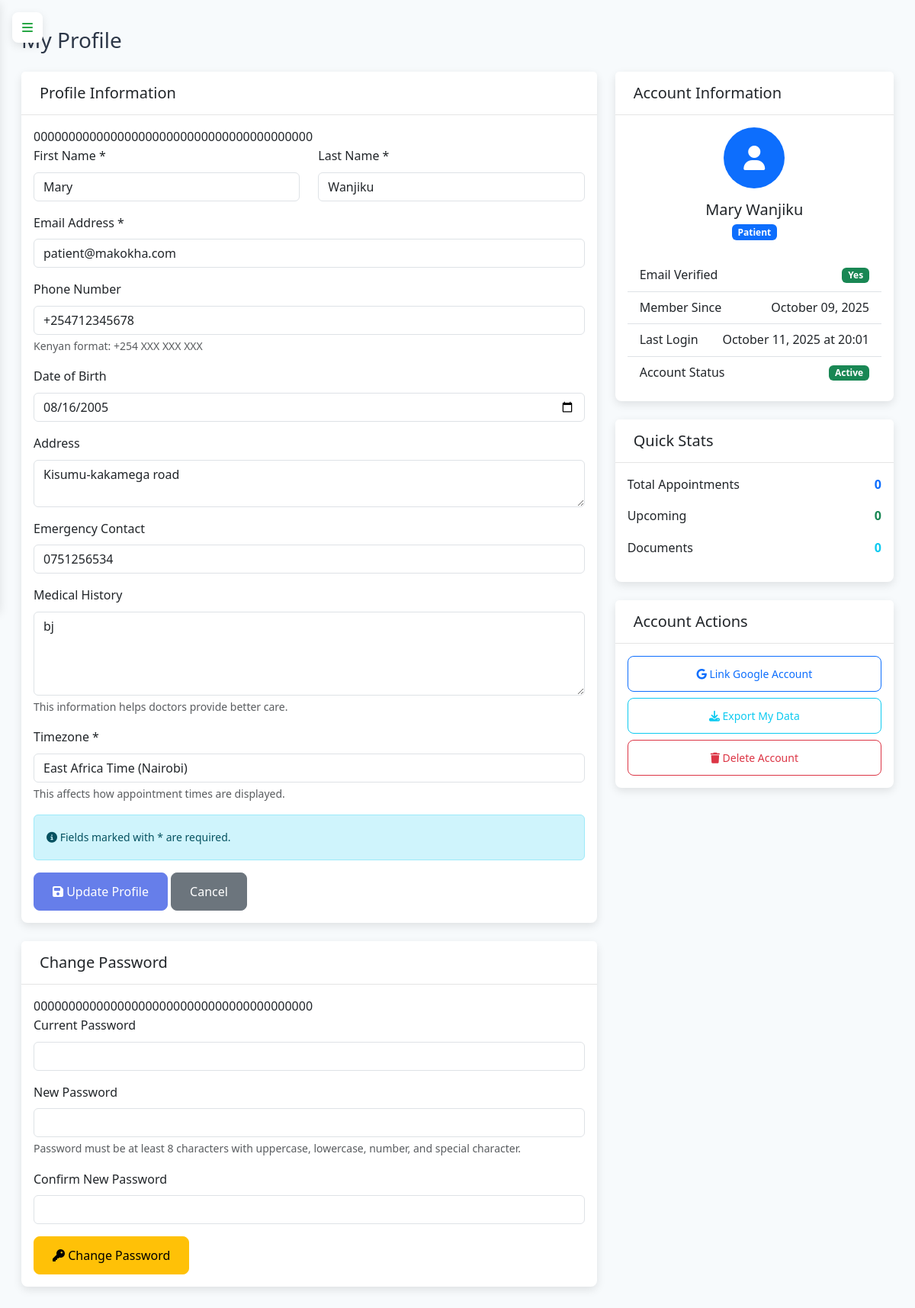
Before: /profile (signed in) with the older database file.
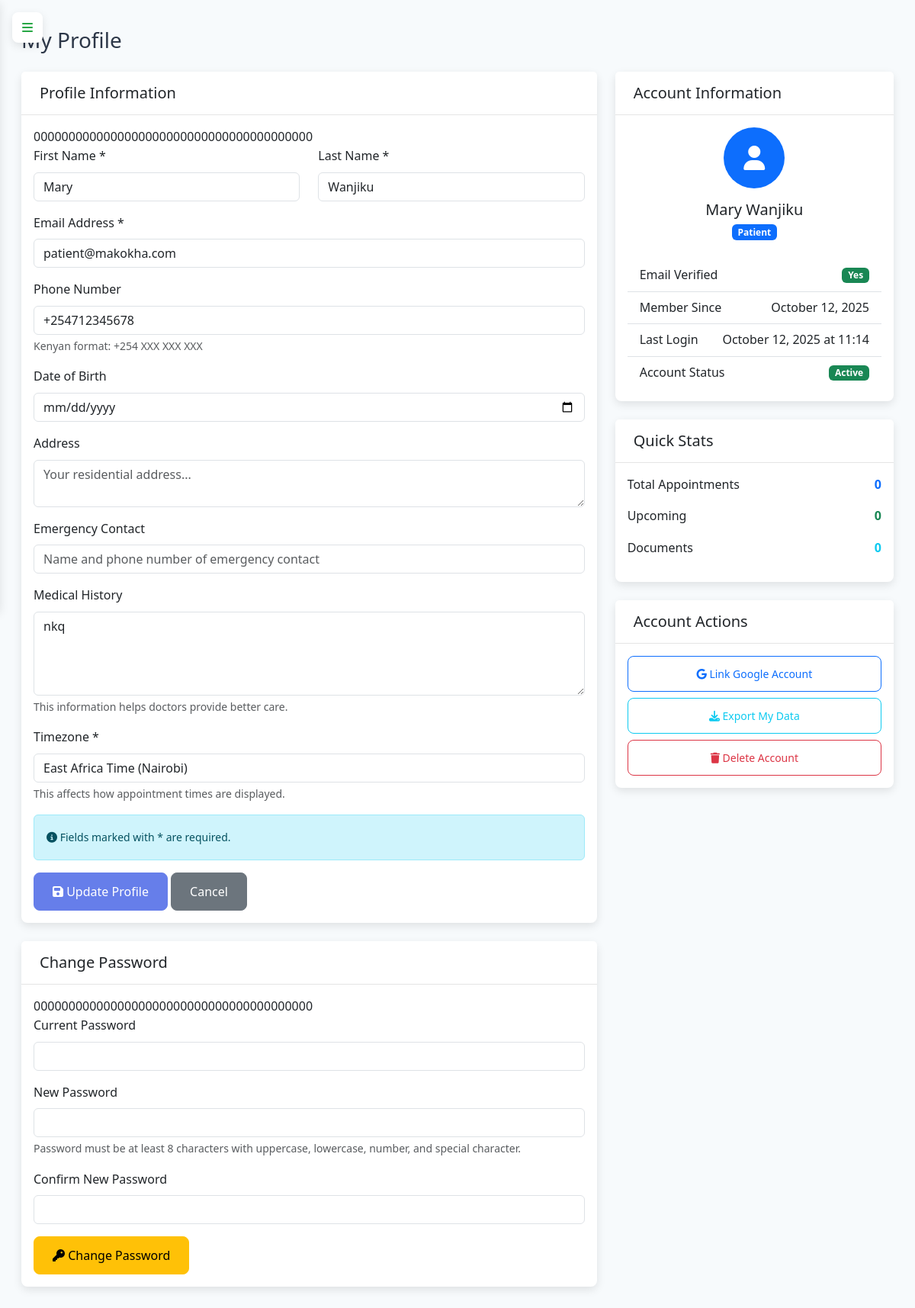
After: the same page with the newer database file.
### app.py (models this page shows, shortened)
class Patient(db.Model):
    id = db.Column(db.Integer, primary_key=True)
    user_id = db.Column(db.Integer, db.ForeignKey('user.id', ondelete='CASCADE'), nullable=False)
    first_name = db.Column(db.String(50), nullable=False)
    last_name = db.Column(db.String(50), nullable=False)
    phone = db.Column(db.String(20))
    date_of_birth = db.Column(db.Date)
    address = db.Column(db.Text)
    emergency_contact = db.Column(db.String(100))
    medical_history = db.Column(db.Text)
    appointments = db.relationship('Appointment', backref='patient', lazy=True, cascade='all, delete-orphan')
    documents = db.relationship('PatientDocument', backref='patient', lazy=True, cascade='all, delete-orphan')

class User(UserMixin, db.Model):
    id = db.Column(db.Integer, primary_key=True)
    username = db.Column(db.String(80), unique=True, nullable=True)
    email = db.Column(db.String(120), unique=True, nullable=False)
    password_hash = db.Column(db.String(128), nullable=True)
    google_id = db.Column(db.String(100), unique=True, nullable=True)
    role = db.Column(db.String(20), nullable=False)
    created_at = db.Column(db.DateTime, default=db.func.current_timestamp())  # FIXED
    last_login = db.Column(db.DateTime)
    login_attempts = db.Column(db.Integer, default=0)
    account_locked_until = db.Column(db.DateTime)
    timezone = db.Column(db.String(50), default='UTC')
    patient_profile = db.relationship('Patient', backref='user', uselist=False, cascade='all, delete-orphan')
    doctor_profile = db.relationship('Doctor', backref='user', uselist=False, cascade='all, delete-orphan')

### app.py (the view)
@app.route('/profile')
@login_required
def profile():
    try:
        if current_user.role == 'patient':
            profile_data = current_user.patient_profile
        elif current_user.role == 'doctor':
            profile_data = current_user.doctor_profile
        else:  # admin
            profile_data = None
        return render_template('profile.html',
                             profile_data=profile_data,
                             current_user=current_user)
    except Exception as e:
        app.logger.error(f"Error loading profile: {str(e)}")
        flash('Error loading profile', 'error')
        return redirect(url_for('patient_dashboard' if current_user.role == 'patient' else 'doctor_dashboard'))

### templates/profile.html (shortened to what this page needs)
{% extends "base.html" %}
{% block content %}
<div class="container-fluid">
    <div class="row">
        <div class="col-12">
            <div class="d-flex justify-content-between align-items-center mb-4">
                <h1 class="h3 mb-0">My Profile</h1>
            </div>
        </div>
    </div>
    <div class="row">
        <div class="col-md-8">
            <div class="card">
                <div class="card-header">
                    <h5 class="card-title mb-0">Profile Information</h5>
                </div>
                <div class="card-body">
                    <form method="POST" action="{{ url_for('update_profile') }}">
                        {{ csrf_token() }}
                        <div class="row">
                            <div class="col-md-6">
                                <div class="mb-3">
                                    <label for="first_name" class="form-label">First Name *</label>
                                    <input type="text" class="form-control" id="first_name" name="first_name"
                                           value="{{ profile_data.first_name if profile_data else '' }}" required>
                                </div>
                            </div>
                            <div class="col-md-6">
                                <div class="mb-3">
                                    <label for="last_name" class="form-label">Last Name *</label>
                                    <input type="text" class="form-control" id="last_name" name="last_name"
                                           value="{{ profile_data.last_name if profile_data else '' }}" required>
                                </div>
                            </div>
                        </div>
                        <div class="mb-3">
                            <label for="email" class="form-label">Email Address *</label>
                            <input type="email" class="form-control" id="email" name="email"
                                   value="{{ current_user.email }}" required>
                        </div>
                        <div class="mb-3">
                            <label for="phone" class="form-label">Phone Number</label>
                            <input type="tel" class="form-control" id="phone" name="phone"
                                   value="{{ profile_data.phone if profile_data and profile_data.phone else '' }}"
                                   placeholder="+254 700 000 000">
                            <div class="form-text">Kenyan format: +254 XXX XXX XXX</div>
                        </div>
                        {% if current_user.role == 'patient' and profile_data %}
                        <div class="mb-3">
                            <label for="date_of_birth" class="form-label">Date of Birth</label>
                            <input type="date" class="form-control" id="date_of_birth" name="date_of_birth"
                                   value="{{ profile_data.date_of_birth if profile_data.date_of_birth else '' }}"
                                   max="{{ current_date if current_date else '' }}">
                        </div>
                        <div class="mb-3">
                            <label for="address" class="form-label">Address</label>
                            <textarea class="form-control" id="address" name="address" rows="2"
                                      placeholder="Your residential address...">{{ profile_data.address if profile_data.address else '' }}</textarea>
                        </div>
                        <div class="mb-3">
                            <label for="emergency_contact" class="form-label">Emergency Contact</label>
                            <input type="text" class="form-control" id="emergency_contact" name="emergency_contact"
                                   value="{{ profile_data.emergency_contact if profile_data.emergency_contact else '' }}"
                                   placeholder="Name and phone number of emergency contact">
                        </div>
                        <div class="mb-3">
                            <label for="medical_history" class="form-label">Medical History</label>
                            <textarea class="form-control" id="medical_history" name="medical_history" rows="4"
                                      placeholder="Any pre-existing conditions, allergies, medications, or relevant medical history...">{{ profile_data.medical_history if profile_data.medical_history else '' }}</textarea>
                            <div class="form-text">This information helps doctors provide better care.</div>
                        </div>
                        {% endif %}
                        <div class="mb-3">
                            <label for="timezone" class="form-label">Timezone *</label>
                            <select class="form-control" id="timezone" name="timezone" required>
                                <option value="Africa/Nairobi" {% if current_user.timezone == 'Africa/Nairobi' %}selected{% endif %}>East Africa Time (Nairobi)</option>
                            </select>
                            <div class="form-text">This affects how appointment times are displayed.</div>
                        </div>
                        <div class="alert alert-info">
                            <small>
                                <i class="fas fa-info-circle"></i>
                                Fields marked with * are required.
                            </small>
                        </div>
                        <button type="submit" class="btn btn-primary">
                            <i class="fas fa-save"></i> Update Profile
                        </button>
                        <a href="{{ url_for('profile') }}" class="btn btn-secondary">Cancel</a>
                    </form>
                </div>
            </div>
            <div class="card mt-4">
                <div class="card-header">
                    <h5 class="card-title mb-0">Change Password</h5>
                </div>
                <div class="card-body">
                    <form method="POST" action="{{ url_for('update_profile') }}">
                        {{ csrf_token() }}
                        <div class="mb-3">
                            <label for="current_password" class="form-label">Current Password</label>
                            <input type="password" class="form-control" id="current_password" name="current_password">
                        </div>
                        <div class="mb-3">
                            <label for="new_password" class="form-label">New Password</label>
                            <input type="password" class="form-control" id="new_password" name="new_password">
                            <div class="form-text">
                                Password must be at least 8 characters with uppercase, lowercase, number, and special character.
                            </div>
                        </div>
                        <div class="mb-3">
                            <label for="confirm_password" class="form-label">Confirm New Password</label>
                            <input type="password" class="form-control" id="confirm_password" name="confirm_password">
                        </div>
                        <button type="submit" class="btn btn-warning">
                            <i class="fas fa-key"></i> Change Password
                        </button>
                    </form>
                </div>
            </div>
        </div>
        <div class="col-md-4">
            <div class="card">
                <div class="card-header">
                    <h5 class="card-title mb-0">Account Information</h5>
                </div>
                <div class="card-body">
                    <div class="text-center mb-4">
                        <div class="bg-primary rounded-circle d-flex align-items-center justify-content-center mx-auto"
                             style="width: 80px; height: 80px;">
                            <i class="fas fa-user fa-2x text-white"></i>
                        </div>
                        <h5 class="mt-3 mb-1">
                            {% if current_user.role == 'patient' and profile_data %}
                                {{ profile_data.first_name }} {{ profile_data.last_name }}
                            {% elif current_user.role == 'doctor' and profile_data %}
                                Dr. {{ profile_data.first_name }} {{ profile_data.last_name }}
                            {% else %}
                                {{ current_user.username }}
                            {% endif %}
                        </h5>
                        <p class="text-muted">
                            <span class="badge
                                {% if current_user.role == 'admin' %}bg-danger
                                {% elif current_user.role == 'doctor' %}bg-success
                                {% else %}bg-primary{% endif %}">
                                {{ current_user.role|title }}
                            </span>
                        </p>
                    </div>
                    <div class="list-group list-group-flush">
                        <div class="list-group-item d-flex justify-content-between align-items-center">
                            <span>Email Verified</span>
                            <span class="badge bg-success">Yes</span>
                        </div>
                        <div class="list-group-item d-flex justify-content-between align-items-center">
                            <span>Member Since</span>
                            <span>{{ current_user.created_at.strftime('%B %d, %Y') if current_user.created_at else 'N/A' }}</span>
                        </div>
                        <div class="list-group-item d-flex justify-content-between align-items-center">
                            <span>Last Login</span>
                            <span>{{ current_user.last_login.strftime('%B %d, %Y at %H:%M') if current_user.last_login else 'Never' }}</span>
                        </div>
                        <div class="list-group-item d-flex justify-content-between align-items-center">
                            <span>Account Status</span>
                            <span class="badge bg-success">Active</span>
                        </div>
                    </div>
                </div>
            </div>
            <div class="card mt-4">
                <div class="card-header">
                    <h5 class="card-title mb-0">Quick Stats</h5>
                </div>
                <div class="card-body">
                    {% if current_user.role == 'patient' %}
                    <div class="d-flex justify-content-between align-items-center mb-3">
                        <span>Total Appointments</span>
                        <strong class="text-primary">{{ appointments_count if appointments_count else 0 }}</strong>
                    </div>
                    <div class="d-flex justify-content-between align-items-center mb-3">
                        <span>Upcoming</span>
                        <strong class="text-success">{{ upcoming_count if upcoming_count else 0 }}</strong>
                    </div>
                    <div class="d-flex justify-content-between align-items-center mb-3">
                        <span>Documents</span>
                        <strong class="text-info">{{ documents_count if documents_count else 0 }}</strong>
                    </div>
                    {% else %}
                    <div class="text-center text-muted">
                        <i class="fas fa-chart-bar fa-2x mb-2"></i>
                        <p>Admin statistics would be displayed here.</p>
                    </div>
                    {% endif %}
                </div>
            </div>
            <div class="card mt-4">
                <div class="card-header">
                    <h5 class="card-title mb-0">Account Actions</h5>
                </div>
                <div class="card-body">
                    <div class="d-grid gap-2">
                        {% if current_user.google_id %}
                        <a href="{{ url_for('google_revoke') }}" class="btn btn-outline-warning btn-sm">
                            <i class="fab fa-google"></i> Unlink Google Account
                        </a>
                        {% else %}
                        <a href="{{ url_for('google_login') }}" class="btn btn-outline-primary btn-sm">
                            <i class="fab fa-google"></i> Link Google Account
                        </a>
                        {% endif %}
                        <button class="btn btn-outline-info btn-sm" onclick="exportData()">
                            <i class="fas fa-download"></i> Export My Data
                        </button>
                        <button class="btn btn-outline-danger btn-sm" onclick="deleteAccount()">
                            <i class="fas fa-trash"></i> Delete Account
                        </button>
                    </div>
                </div>
            </div>
        </div>
    </div>
</div>
{% endblock %}

### templates/base.html (shortened to what this page needs)
<!DOCTYPE html>
<html lang="en">
<head>
    <link href="https://cdn.jsdelivr.net/npm/bootstrap@5.3.0/dist/css/bootstrap.min.css" rel="stylesheet">
    <link rel="stylesheet" href="https://cdn.jsdelivr.net/npm/bootstrap-icons@1.11.1/font/bootstrap-icons.css">
    <link rel="stylesheet" href="https://cdnjs.cloudflare.com/ajax/libs/font-awesome/6.4.0/css/all.min.css">
</head>
<body>
    <button class="pc-toggle-nav" id="pcToggleNav">
        <i class="fas fa-bars"></i>
    </button>
    <main class="main-content" id="mainContent">
        {% block content %}{% endblock %}
    </main>
</body>
</html>

Changed rows visible on the page:
changed Patient "Mary": medical_history "bj" → "nkq"; date_of_birth "08/16/2005" → (not shown); address "Kisumu-kakamega road" → (not shown); emergency_contact "0751256534" → (not shown)
changed User "Patient": created_at "October 09, 2025" → "October 12, 2025"; last_login "October 11, 2025 at 20:01" → "October 12, 2025 at 11:14"
